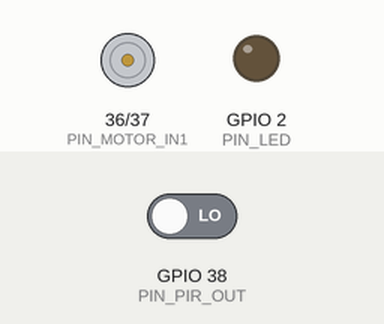
The program below on a simulated ESP32. On the bench: motor-driver pin pairs drawn as motors (green arrow = first pin HIGH = forward, orange = second pin HIGH = backward, longer = more drive), output pins drawn as LEDs (lit = HIGH). Inputs (shaded band) come from the test bench; at power-on: GPIO 38 (PIN_PIR_OUT) LOW. What the program prints to the serial monitor is not drawn.

Above: at 1.4 s.
1.5 s: GPIO 38 (PIN_PIR_OUT) driven HIGH
At 2.7 s:
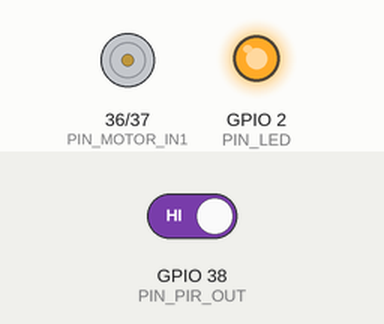
3.0 s: GPIO 38 (PIN_PIR_OUT) driven LOW
At 13.9 s:
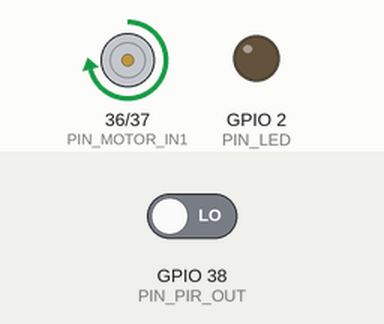
At 16.3 s:
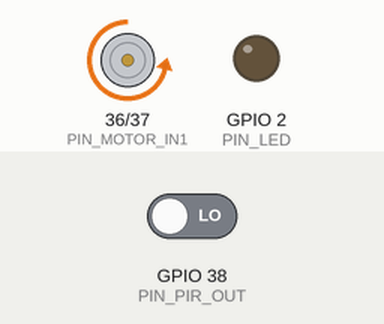
Timing chart, 0 to 16.8 s (numbered marks = the images above; inputs shaded):
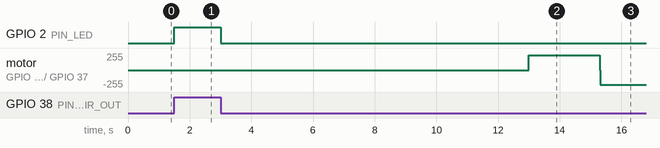

Measured:
- after the input at 1.5 s, GPIO 2 (PIN_LED): LOW → HIGH at once
- after the input at 3.0 s, GPIO 2 (PIN_LED): HIGH → LOW at once; motor on GPIO 36 (PIN_MOTOR_IN1) / GPIO 37 (PIN_MOTOR_IN2): stopped → forward 219/255 after 10.0 s, → backward 219/255 2.3 s later

The program:

main.cpp
```cpp
#include <Arduino.h>

/*
Cat Litter Box Prototype
ESP32 + PIR Motion Sensor + TT Motor (L9110S)

Logic:
1. Detect cat motion using PIR
2. If no motion for QUIET_TIME_MS → start cleaning
3. Motor runs CW ~10 turns
4. If still no motion → run CCW ~10 turns
5. If motion detected anytime → stop motor
6. After one cycle → wait for next cat activity
*/

//
// Pin configuration
//
static const int PIN_MOTOR_IN1 = A0;   // motor driver IN1
static const int PIN_MOTOR_IN2 = A1;   // motor driver IN2
static const int PIN_PIR_OUT   = A2;   // PIR sensor output
static const int PIN_LED       = LED_BUILTIN;

//
// PWM configuration
//
static const int CH1 = 0;
static const int CH2 = 1;
static const int PWM_FREQ_HZ = 20000;
static const int PWM_RES_BITS = 8;
static const uint8_t MOTOR_DUTY = 220;

//
// Timing parameters
//
static const uint32_t QUIET_TIME_MS = 10UL * 1000UL; // wait 10s with no motion
static const uint32_t RUN_10_TURNS_MS = 2300;        // approx time for 10 motor turns

//
// PIR settings
//
static bool PIR_ACTIVE_HIGH = true; // PIR HIGH = motion

//
// System states
//
enum class SysState {
  WAIT_FOR_CAT_ACTIVITY,
  WAIT_FOR_QUIET,
  CLEANING_CW,
  CHECK_BEFORE_CCW,
  CLEANING_CCW,
  WAIT_NEXT_CAT_ACTIVITY
};

static SysState state = SysState::WAIT_FOR_CAT_ACTIVITY;

static uint32_t t_state_enter = 0;
static uint32_t t_last_motion = 0;
static uint32_t t_motor_start = 0;

//
// Return state name (for serial print)
//
const char* stateName(SysState s) {
  switch (s) {
    case SysState::WAIT_FOR_CAT_ACTIVITY: return "WAIT_FOR_CAT_ACTIVITY";
    case SysState::WAIT_FOR_QUIET: return "WAIT_FOR_QUIET";
    case SysState::CLEANING_CW: return "CLEANING_CW";
    case SysState::CHECK_BEFORE_CCW: return "CHECK_BEFORE_CCW";
    case SysState::CLEANING_CCW: return "CLEANING_CCW";
    case SysState::WAIT_NEXT_CAT_ACTIVITY: return "WAIT_NEXT_CAT_ACTIVITY";
    default: return "UNKNOWN";
  }
}

//
// Change state and print to serial
//
void setState(SysState s) {
  state = s;
  t_state_enter = millis();
  Serial.print("[STATE] -> ");
  Serial.println(stateName(s));
}

//
// Read PIR motion sensor
//
bool motionDetected() {
  int v = digitalRead(PIN_PIR_OUT);
  return PIR_ACTIVE_HIGH ? (v == HIGH) : (v == LOW);
}

//
// Stop motor
//
void motorStop() {
  ledcWrite(CH1, 0);
  ledcWrite(CH2, 0);
  digitalWrite(PIN_MOTOR_IN1, LOW);
  digitalWrite(PIN_MOTOR_IN2, LOW);
}

//
// Motor clockwise
//
void motorCW(uint8_t duty) {
  ledcWrite(CH2, 0);
  digitalWrite(PIN_MOTOR_IN2, LOW);
  ledcWrite(CH1, duty);
}

//
// Motor counter-clockwise
//
void motorCCW(uint8_t duty) {
  ledcWrite(CH1, 0);
  digitalWrite(PIN_MOTOR_IN1, LOW);
  ledcWrite(CH2, duty);
}

//
// Print system status
//
void printStatus() {
  Serial.print("State=");
  Serial.print(stateName(state));
  Serial.print(" | motion=");
  Serial.print(motionDetected() ? "YES" : "NO");
  Serial.print(" | ms_since_last_motion=");
  Serial.println(millis() - t_last_motion);
}

//
// Setup
//
void setup() {
  Serial.begin(115200);
  delay(200);

  Serial.println("Cat Litter Box System");

  pinMode(PIN_LED, OUTPUT);
  pinMode(PIN_PIR_OUT, INPUT);
  pinMode(PIN_MOTOR_IN1, OUTPUT);
  pinMode(PIN_MOTOR_IN2, OUTPUT);

  ledcSetup(CH1, PWM_FREQ_HZ, PWM_RES_BITS);
  ledcSetup(CH2, PWM_FREQ_HZ, PWM_RES_BITS);
  ledcAttachPin(PIN_MOTOR_IN1, CH1);
  ledcAttachPin(PIN_MOTOR_IN2, CH2);

  motorStop();

  t_last_motion = millis();
  setState(SysState::WAIT_FOR_CAT_ACTIVITY);
  printStatus();
}

//
// Main loop
//
void loop() {
  uint32_t now = millis();
  bool motion = motionDetected();

  // update last motion time
  if (motion) {
    t_last_motion = now;
  }

  digitalWrite(PIN_LED, motion ? HIGH : LOW);

  switch (state) {

    // wait for first cat activity
    case SysState::WAIT_FOR_CAT_ACTIVITY:
      if (motion) {
        Serial.println("Cat activity detected");
        setState(SysState::WAIT_FOR_QUIET);
      }
      break;

    // wait until quiet period
    case SysState::WAIT_FOR_QUIET:
      if ((now - t_last_motion) >= QUIET_TIME_MS) {
        Serial.println("No motion → start CW cleaning");
        t_motor_start = now;
        motorCW(MOTOR_DUTY);
        setState(SysState::CLEANING_CW);
      }
      break;

    // clockwise cleaning
    case SysState::CLEANING_CW:
      if (motion) {
        Serial.println("Motion detected → STOP");
        motorStop();
        setState(SysState::WAIT_FOR_QUIET);
        break;
      }

      if ((now - t_motor_start) >= RUN_10_TURNS_MS) {
        motorStop();
        Serial.println("CW finished");
        setState(SysState::CHECK_BEFORE_CCW);
      }
      break;

    // check motion before reverse
    case SysState::CHECK_BEFORE_CCW:
      if (motion) {
        Serial.println("Motion detected → wait again");
        setState(SysState::WAIT_FOR_QUIET);
      } else {
        Serial.println("Start CCW cleaning");
        t_motor_start = now;
        motorCCW(MOTOR_DUTY);
        setState(SysState::CLEANING_CCW);
      }
      break;

    // reverse cleaning
    case SysState::CLEANING_CCW:
      if (motion) {
        Serial.println("Motion detected → STOP");
        motorStop();
        setState(SysState::WAIT_FOR_QUIET);
        break;
      }

      if ((now - t_motor_start) >= RUN_10_TURNS_MS) {
        motorStop();
        Serial.println("Cleaning cycle complete");
        setState(SysState::WAIT_NEXT_CAT_ACTIVITY);
      }
      break;

    // wait for next cat visit
    case SysState::WAIT_NEXT_CAT_ACTIVITY:
      if (motion) {
        Serial.println("New cat activity");
        setState(SysState::WAIT_FOR_QUIET);
      }
      break;

    default:
      motorStop();
      break;
  }

  static uint32_t lastPrint = 0;
  if (now - lastPrint >= 1000) {
    lastPrint = now;
    printStatus();
  }

  delay(10);
}
```
